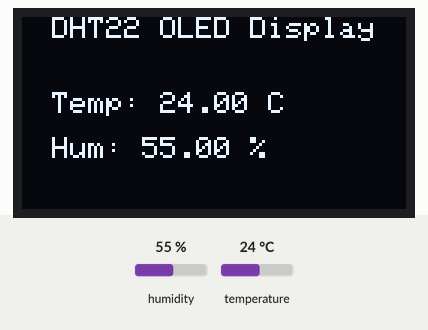
Simulated run of this program. Board: ESP32. On the bench: 128×64 one-colour display. Inputs (shaded band) come from the test bench; at power-on: humidity 55 %, temperature 24 °C. What the program prints to the serial monitor is not drawn.

Above: at 3.2 s.
3.3 s: humidity set to 22 %
At 5.1 s:
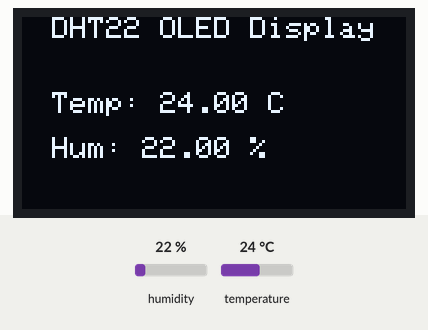
6.0 s: temperature set to 12 °C
At 6.6 s:
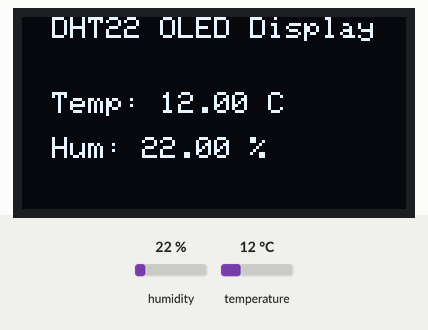
8.7 s: humidity set to 40 %
At 10.7 s:
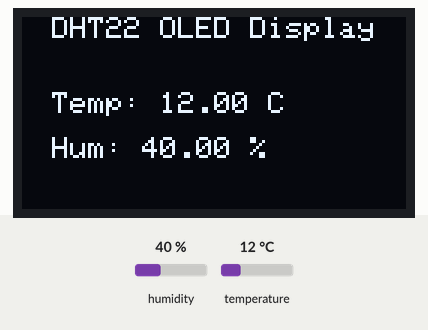
11.7 s: temperature set to 19 °C
Timing chart, 0 to 14.7 s (numbered marks = the images above; inputs shaded):
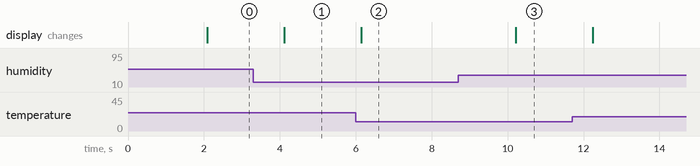

Measured:
- after the input at 3.3 s, the display: changes after 0.82 s (image 1)
- after the input at 6.0 s, the display: changes after 0.15 s (image 2)
- after the input at 8.7 s, the display: changes after 1.5 s (image 3)

The program:

main.cpp
```cpp
#include <Wire.h>                   // Library komunikasi I2C
#include <Adafruit_GFX.h>           // Library grafis untuk OLED
#include <Adafruit_SSD1306.h>       // Library untuk OLED SSD1306
#include <Adafruit_Sensor.h>        // Library sensor Adafruit
#include <DHT.h>                    // Library DHT22

// Konfigurasi OLED
#define SCREEN_WIDTH 128
#define SCREEN_HEIGHT 64
#define OLED_RESET    -1
#define SCREEN_ADDRESS 0x3C  // Alamat default OLED di I2C
Adafruit_SSD1306 display(SCREEN_WIDTH, SCREEN_HEIGHT, &Wire, OLED_RESET);

// Konfigurasi DHT22
#define DHTPIN 4       // Pin data DHT22
#define DHTTYPE DHT22  // Jenis sensor DHT22
DHT dht(DHTPIN, DHTTYPE);

void setup() {
    Serial.begin(115200);

    // Inisialisasi OLED
    if (!display.begin(SSD1306_SWITCHCAPVCC, SCREEN_ADDRESS)) {
        Serial.println("Gagal menginisialisasi OLED");
        for (;;); // Hentikan program jika gagal
    }

    // Inisialisasi DHT22
    dht.begin();

    // Tampilkan pesan awal di OLED
    display.clearDisplay();
    display.setTextSize(1);
    display.setTextColor(SSD1306_WHITE);
    display.setCursor(10, 10);
    display.println("DHT22 OLED Display");
    display.display();
    delay(2000);
}

void loop() {
    // Baca suhu dan kelembaban dari DHT22
    float suhu = dht.readTemperature();   // Suhu dalam Celcius
    float kelembaban = dht.readHumidity();

    // Periksa apakah pembacaan gagal
    if (isnan(suhu) || isnan(kelembaban)) {
        Serial.println("Gagal membaca dari sensor DHT22!");
        return;
    }

    // Tampilkan di Serial Monitor
    Serial.print("Suhu: ");
    Serial.print(suhu);
    Serial.print(" °C, Kelembaban: ");
    Serial.print(kelembaban);
    Serial.println(" %");

    // Tampilkan di OLED
    display.clearDisplay();
    display.setTextSize(1);
    display.setTextColor(SSD1306_WHITE);

    // Tampilkan Judul
    display.setCursor(10, 0);
    display.println("DHT22 OLED Display");

    // Tampilkan Suhu
    display.setCursor(10, 25);
    display.print("Temp: ");
    display.print(suhu);
    display.print(" C");

    // Tampilkan Kelembaban
    display.setCursor(10, 40);
    display.print("Hum: ");
    display.print(kelembaban);
    display.print(" %");

    // Perbarui tampilan OLED
    display.display();

    delay(2000); // Tunggu 2 detik sebelum membaca ulang
}
```
